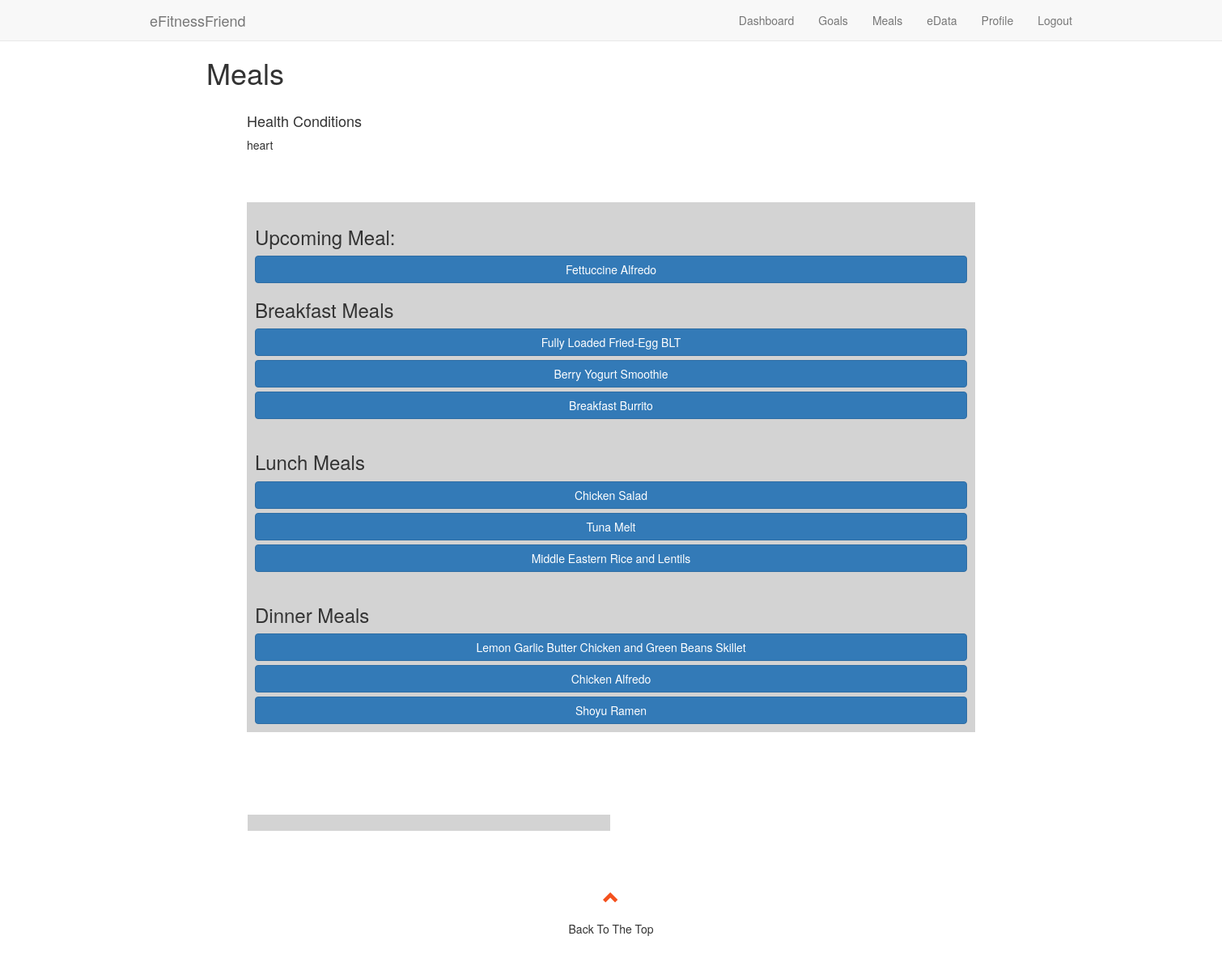
Before: /meals.php (signed in) with the older database file.
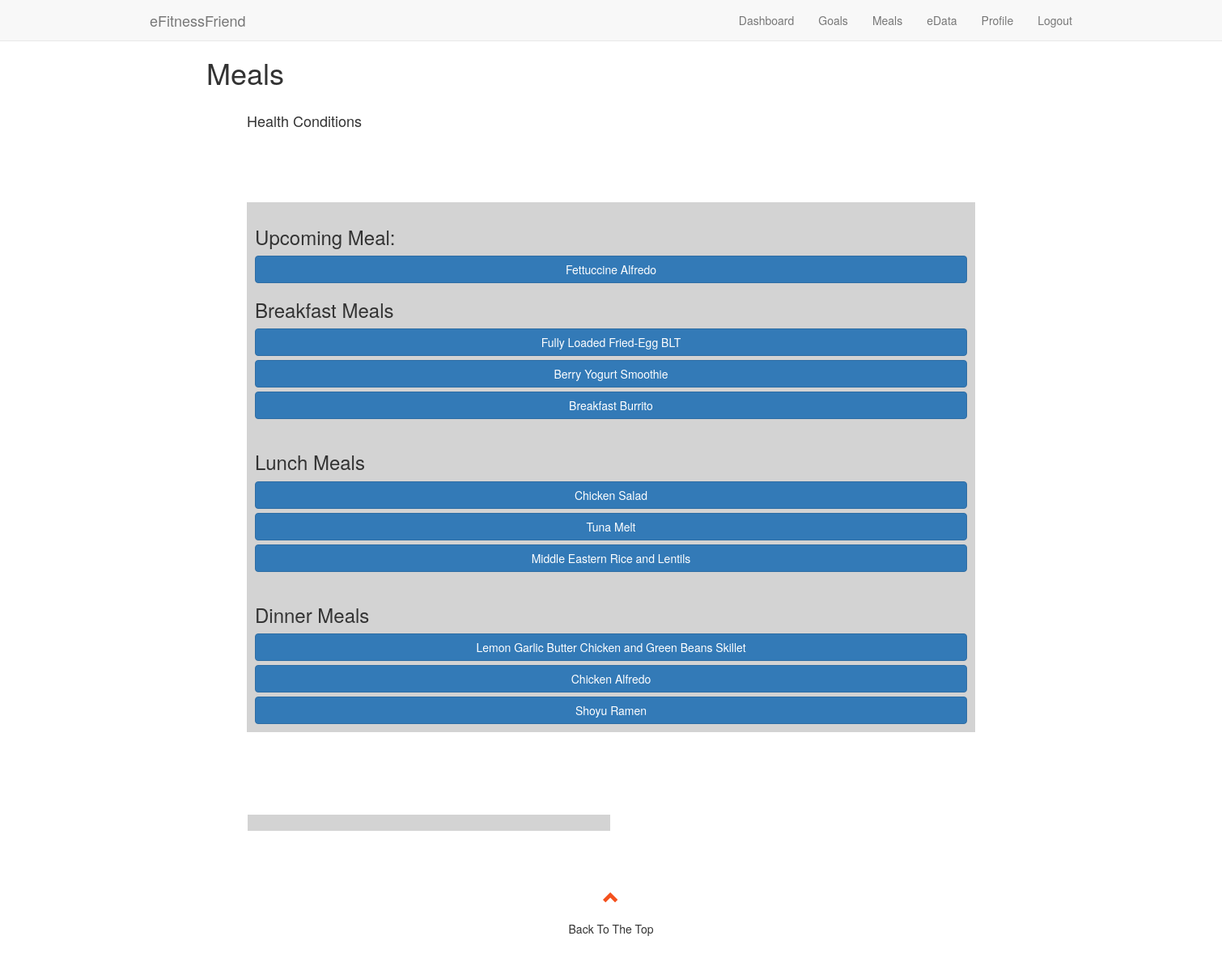
After: the same page with the newer database file.
### tables this page shows
CREATE TABLE `user_data` (
  `id` int(100) NOT NULL,
  `user_id` int(128) NOT NULL,
  `medicalConditions` varchar(128) NOT NULL,
  `currentWeight` int(15) NOT NULL,
  `targetWeight` int(15) NOT NULL,
  `bloodPressure` varchar(9) NOT NULL,
  `targetBloodPressure` varchar(9) NOT NULL,
  `heartRate` int(9) NOT NULL,
  `bloodSugar` int(128) NOT NULL,
  `targetBloodSugar` int(9) NOT NULL,
  `targetCalories` int(15) NOT NULL,
  `age` int(100) NOT NULL,
  `height` varchar(100) NOT NULL
);

### meals.php (the view, shortened to what this page needs)
<!DOCTYPE html>
<html lang="en">
<head>
  <link rel="stylesheet" href="https://maxcdn.bootstrapcdn.com/bootstrap/3.4.1/css/bootstrap.min.css">
<link rel="stylesheet" type="text/css" href="meals.css">
</head>
<body>
<div id="page-wrap">
<nav class="navbar navbar-default navbar-fixed-top">
  <div class="container">
    <div class="navbar-header">
      <a class="navbar-brand" href="dashboard.html">eFitnessFriend</a>
    </div>
    <div class="collapse navbar-collapse" id="myNavbar">
      <ul class="nav navbar-nav navbar-right">
      <li><a href="dashboard.php">Dashboard</a></li>
      <li><a href="goals.php">Goals</a></li>
      <li><a href="meals.html">Meals</a></li>
      <li><a href="edata.php">eData</a></li>
      <li><a href="profile.php">Profile</a></li>
      <li><a href="logout.php">Logout</a></li>
      </ul>
    </div>
  </div>
</nav>
<body id="myPage" data-spy="scroll" data-target=".navbar" data-offset="60">
<div id="Dashboard" class="container-fluid">
<div id="Goals" class="container-fluid">
<div id="Meals" class="container-fluid">
<div id="eData" class="container-fluid">
<div id="Settings" class="container-fluid">
      <h1>Meals</h1>
<div class="container-fluid">
  <div class="row">
    <div class="col-sm-12">
                    <h4>Health Conditions</h4>
                 <?php
                  $con = mysqli_connect('127.0.0.1', 'root','','e_fitness_friend');
                  $user_id = $_SESSION["userid"];
                  $query = "SELECT * FROM user_data where `user_id`= $user_id";
                  $query_run = mysqli_query($con, $query);
                  while($row = mysqli_fetch_array($query_run)){
                     echo $row['medicalConditions'];
                  }
                  ?>
    </div>
    <br></br>
       <br></br>
          <br></br>
    <div id="toprow" class="col-sm-12">
    <div id="recommended"class="col-sm-12">
      <h3>Upcoming Meal:</h3>
</a><a href="#" class="btn btn-primary btn-block" data-toggle="modal" data-target="#MealPlan4">
  Fettuccine Alfredo
</a>
      <h3> Breakfast Meals</h3>
<a href="#" class="btn btn-primary btn-block" value="410" name="friedegg" "btn btn-primary btn-block" data-toggle="modal" data-target="#AddMealPlan">
  Fully Loaded Fried-Egg BLT
</a>
<a href="#" class="btn btn-primary btn-block"value="205" name="berrysmoothie" "btn btn-primary btn-block" data-toggle="modal" data-target="#AddMealPlan2">
  Berry Yogurt Smoothie
</a>
<a href="#" class="btn btn-primary btn-block" value="321" name="burrito"data-toggle="modal" data-target="#AddMealPlan3">
  Breakfast Burrito
</a>
    </div>
    </div>
    <div id="toprow" class="col-sm-12">
    <div id="recommended"class="col-sm-12">
      <h3> Lunch Meals</h3>
<a href="#" class="btn btn-primary btn-block" value="779" name="chickensalad" "btn btn-primary btn-block" data-toggle="modal" data-target="#AddMealPlan4">
  Chicken Salad
</a>
<a href="#" class="btn btn-primary btn-block" value="369" name="tunamelt" "btn btn-primary btn-block" data-toggle="modal" data-target="#AddMealPlan5">
  Tuna Melt
</a>
<a href="#" class="btn btn-primary btn-block" value="215" name="riceandlentils" data-toggle="modal" data-target="#AddMealPlan6">
  Middle Eastern Rice and Lentils
</a>
    </div>
    </div>
    <div id="toprow" class="col-sm-12">
    <div id="recommended"class="col-sm-12">
      <h3> Dinner Meals</h3>
<a href="#" class="btn btn-primary btn-block" value="617" name="killet" "btn btn-primary btn-block" data-toggle="modal" data-target="#AddMealPlan7">
Lemon Garlic Butter Chicken and Green Beans Skillet
</a>
<a href="#" class="btn btn-primary btn-block" value="250" name="chickenalfredo" "btn btn-primary btn-block" data-toggle="modal" data-target="#AddMealPlan8">
  Chicken Alfredo
</a>
<a href="#" class="btn btn-primary btn-block" value="397" name="shoyuramen"  data-toggle="modal" data-target="#AddMealPlan9">
  Shoyu Ramen
</a>
    </div>
    </div>
    <div id="addmealandviewmealplan" class="col-sm-12">
      <div class= "col-sm-6">
</div>
    </div>
    <div id = "bottomrow" class="col-sm-12">
    <br></br>
    <br></br>
    <div id="upcoming" class="col-sm-6">
    </div>
    </div>
  </div>
</div>
      </div>
    </div>
  </div>
</div>
      </div>
    </div>
<footer class="container-fluid text-center">
  <a href="#myPage" title="To Top">
    <span class="glyphicon glyphicon-chevron-up"></span>
  </a>
  <p>Back To The Top</a></p>
</footer>
</body>
</html>

Changed rows visible on the page:
removed user_data: medicalConditions "heart"
